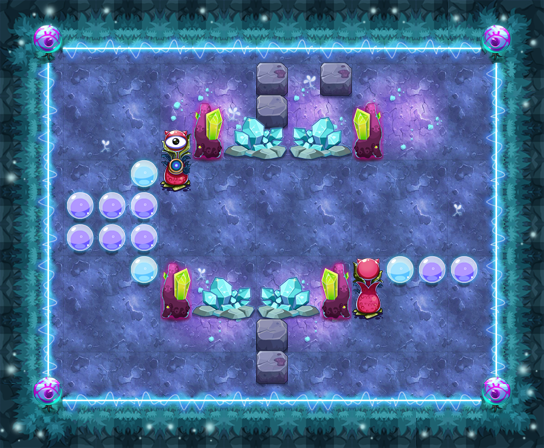

Rendered tile map (Tiled .tmx) drawn with the repository's tilesets; below, a short description and the map source with its tile grids summarised:
An orthogonal 17x14 tile map with 32x32 px tiles, 17 tile layers (PASS, 块层 2, 块层 15, 块层 13, ...) and 15 objects (10x TRAP, 4x src2, PLAYER).

<map version="1.0" orientation="orthogonal" width="17" height="14" tilewidth="32" tileheight="32">
 <properties>
  <property name="DESTRY1" value="27" />
  <property name="DESTRY2" value="39" />
  <property name="DESTRY_COUNT" value="2" />
  <property name="EXP" value="1505" />
  <property name="ITEM" value="D060" />
  <property name="LOSE_SCRIPT" value="" />
  <property name="MONEY" value="2258" />
  <property name="START_SCRIPT" value="" />
  <property name="WIN_SCRIPT" value="" />
 </properties>
 <tileset firstgid="1" name="ysmg" tilewidth="32" tileheight="32">
  <image source="ysmg.png" width="480" height="535" />
 </tileset>
 <layer name="PASS" width="17" height="14">
  <data>[238 cells, 138 non-empty, 10 distinct tile ids]</data>
 </layer>
 <layer name="块层 2" width="17" height="14">
  <data>[238 cells, 238 non-empty, 26 distinct tile ids]</data>
 </layer>
 <layer name="块层 15" width="17" height="14">
  <data>[238 cells, 34 non-empty, 6 distinct tile ids]</data>
 </layer>
 <layer name="块层 13" width="17" height="14">
  <data>[238 cells, 52 non-empty, 6 distinct tile ids]</data>
 </layer>
 <layer name="块层 3" width="17" height="14">
  <data>[238 cells, 21 non-empty, 6 distinct tile ids]</data>
 </layer>
 <layer name="块层 6" width="17" height="14">
  <data>[238 cells, 30 non-empty, 9 distinct tile ids]</data>
 </layer>
 <layer name="SHELTER 11" width="17" height="14">
  <data>[238 cells, 2 non-empty, 1 distinct tile ids]</data>
 </layer>
 <layer name="SHELTER 10" width="17" height="14">
  <data>[238 cells, 1 non-empty, 1 distinct tile ids]</data>
 </layer>
 <layer name="SHELTER 9" width="17" height="14">
  <data>[238 cells, 1 non-empty, 1 distinct tile ids]</data>
 </layer>
 <layer name="SHELTER 8" width="17" height="14">
  <data>[238 cells, 7 non-empty, 4 distinct tile ids]</data>
 </layer>
 <layer name="SHELTER 7" width="17" height="14">
  <data>[238 cells, 4 non-empty, 2 distinct tile ids]</data>
 </layer>
 <layer name="SHELTER 6" width="17" height="14">
  <data>[238 cells, 3 non-empty, 1 distinct tile ids]</data>
 </layer>
 <layer name="SHELTER 5" width="17" height="14">
  <data>[238 cells, 3 non-empty, 1 distinct tile ids]</data>
 </layer>
 <layer name="SHELTER 4" width="17" height="14">
  <data>[238 cells, 2 non-empty, 2 distinct tile ids]</data>
 </layer>
 <layer name="SHELTER 3" width="17" height="14">
  <data>[238 cells, 6 non-empty, 3 distinct tile ids]</data>
 </layer>
 <layer name="SHELTER 2" width="17" height="14">
  <data>[238 cells, 1 non-empty, 1 distinct tile ids]</data>
 </layer>
 <layer name="SHELTER 1" width="17" height="14">
  <data>[238 cells, 2 non-empty, 1 distinct tile ids]</data>
 </layer>
 <objectgroup name="对象层 1" width="17" height="14">
  <object name="PLAYER" type="PLAYER" x="256" y="256" width="32" height="32" />
  <object name="src2" x="96" y="96" width="32" height="32">
   <properties>
    <property name="buff_type" value="ice_shell" />
    <property name="lua_ai" value="monster_src_ai" />
    <property name="quality" value="src2.quality" />
   </properties>
  </object>
  <object name="fire_auto_control2" type="TRAP" x="32" y="416" width="32" height="32">
   <properties>
    <property name="trap_delay" value="2" />
    <property name="trap_id" value="0" />
    <property name="trap_script" value="trap(&quot;fire2&quot;):setOpened( not trap(&quot;fire2&quot;):getOpened()  );  trap(&quot;fire2&quot;):setVisit( not trap(&quot;fire2&quot;):getVisit()  );" />
    <property name="trap_start_mode" value="2" />
    <property name="trap_state" value="open" />
   </properties>
  </object>
  <object name="fire_auto_control1" type="TRAP" x="0" y="416" width="32" height="32">
   <properties>
    <property name="trap_delay" value="2" />
    <property name="trap_id" value="0" />
    <property name="trap_script" value="trap(&quot;fire1&quot;):setOpened( not trap(&quot;fire1&quot;):getOpened()  );  trap(&quot;fire1&quot;):setVisit( not trap(&quot;fire1&quot;):getVisit()  );" />
    <property name="trap_start_mode" value="2" />
    <property name="trap_state" value="close" />
   </properties>
  </object>
  <object name="fire_control1" type="TRAP" x="192" y="160" width="32" height="32">
   <properties>
    <property name="trap_ani" value="switch.actor" />
    <property name="trap_floor" value="true" />
    <property name="trap_id" value="0" />
    <property name="trap_script" value=" trap(&quot;fire_control1&quot;):setOpened(false);  trap(&quot;fire_control2&quot;):setOpened(true);  trap(&quot;fire_auto_control1&quot;):setOpened( true );trap(&quot;fire_auto_control2&quot;):setOpened( false ); trap(&quot;fire2&quot;):setOpened(true);   trap(&quot;fire2&quot;):setVisit(true); " />
    <property name="trap_sound_id" value="2" />
    <property name="trap_start_mode" value="0" />
    <property name="trap_state" value="open" />
   </properties>
  </object>
  <object name="fire2" type="TRAP" x="160" y="160" width="32" height="128">
   <properties>
    <property name="trap_id" value="1" />
    <property name="trap_particle" value="trap_fire_down_up_4.plist" />
    <property name="trap_state" value="open" />
   </properties>
  </object>
  <object name="fire_control2" type="TRAP" x="320" y="160" width="32" height="32">
   <properties>
    <property name="trap_ani" value="switch.actor" />
    <property name="trap_floor" value="true" />
    <property name="trap_id" value="0" />
    <property name="trap_script" value=" trap(&quot;fire_control2&quot;):setOpened(false);  trap(&quot;fire_control1&quot;):setOpened(true); trap(&quot;fire_auto_control2&quot;):setOpened( true );trap(&quot;fire_auto_control1&quot;):setOpened( false ); trap(&quot;fire1&quot;):setOpened(true);  trap(&quot;fire1&quot;):setVisit(true); " />
    <property name="trap_sound_id" value="2" />
    <property name="trap_start_mode" value="0" />
    <property name="trap_state" value="close" />
   </properties>
  </object>
  <object name="fire1" type="TRAP" x="352" y="160" width="32" height="128">
   <properties>
    <property name="trap_id" value="1" />
    <property name="trap_particle" value="trap_fire_up_4.plist" />
    <property name="trap_state" value="open" />
   </properties>
  </object>
  <object name="staff_driger" type="TRAP" x="224" y="320" width="32" height="32">
   <properties>
    <property name="trap_ani" value="driger.actor" />
    <property name="trap_floor" value="true" />
    <property name="trap_id" value="0" />
    <property name="trap_script" value="target(&quot;PLAYER&quot;):setCurrentUseSkill(  make_fire_staff_skill()  );target(&quot;PLAYER&quot;):setEffectAnimateName(&quot;find_player.ani&quot;);trap(&quot;staff_driger&quot;):setOpened(false)" />
    <property name="trap_start_mode" value="0" />
    <property name="trap_state" value="open" />
   </properties>
  </object>
  <object name="staff_driger_control" type="TRAP" x="64" y="416" width="32" height="32">
   <properties>
    <property name="trap_delay" value="10" />
    <property name="trap_id" value="0" />
    <property name="trap_script" value="trap(&quot;staff_driger&quot;):setOpened(true);" />
    <property name="trap_start_mode" value="2" />
    <property name="trap_state" value="open" />
   </properties>
  </object>
  <object name="src2" x="96" y="320" width="32" height="32">
   <properties>
    <property name="buff_type" value="ice_shell" />
    <property name="lua_ai" value="monster_src_ai" />
    <property name="quality" value="src2.quality" />
   </properties>
  </object>
  </objectgroup>
</map>
<!-- 4 of 15 objects omitted -->
